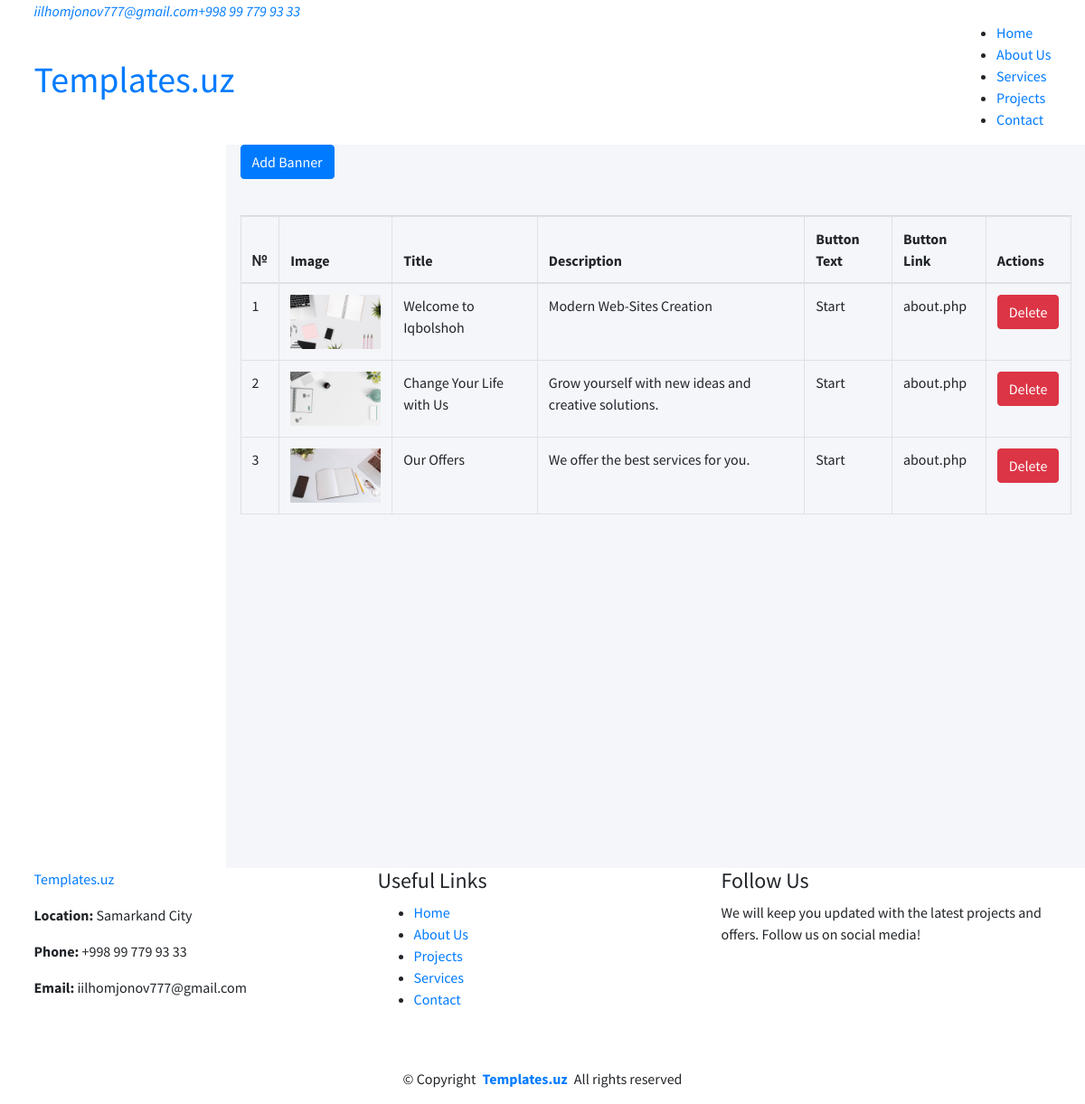
The app's page /admin/banner.php (signed in) with its own data.
### tables this page shows
CREATE TABLE contact_box (
    id INT AUTO_INCREMENT PRIMARY KEY,
    title VARCHAR(255),
    value VARCHAR(255),
    icon VARCHAR(255)
);

CREATE TABLE banners (
    id INT AUTO_INCREMENT PRIMARY KEY,
    image VARCHAR(255) NOT NULL,
    title VARCHAR(255) NOT NULL,
    description TEXT NOT NULL,
    button_text VARCHAR(100) NOT NULL,
    button_link VARCHAR(255) NOT NULL
);

### config.php (called while the page is built, shortened)
<?php
class Database
{
    private $conn;
    public function __construct()
    {
        $this->conn = new mysqli(DB_SERVER, DB_USERNAME, DB_PASSWORD, DB_NAME);
    }
    public function executeQuery($sql, $params = [], $types = "")
    {
        $result = $this->conn->prepare($sql);
        if (!$result->execute()) {
            return "Execution error: " . $result->error;
        }
        return $result;
    }
    public function select($table, $columns = "*", $condition = "", $params = [], $types = "")
    {
        $sql = "SELECT $columns FROM $table" . ($condition ? " WHERE $condition" : "");
        $result = $this->executeQuery($sql, $params, $types);
        return $result->get_result()->fetch_all(MYSQLI_ASSOC);
    }
}

### admin/check.php (called while the page is built, shortened)
<?php
include '../config.php';
$query = new Database();

### admin/banner.php (the view, shortened to what this page needs)
<?php include 'check.php'; ?>
<?php
$banners = $query->select('banners', '*');
?>
<!DOCTYPE html>
<html lang="en">
<head>
    <?php include 'includes/css.php'; ?>
</head>
<body class="hold-transition sidebar-mini">
    <div class="wrapper">
        <?php include 'includes/header.php' ?>
        <div class="content-wrapper">
            <section class="content">
                <div class="container-fluid">
                    <button type="button" class="btn btn-primary mb-3" data-toggle="modal"
                        data-target="#addBannerModal">
                        Add Banner
                    </button>
                    <div class="card-header">
                    </div>
                    <table class="table table-bordered">
                        <thead>
                            <tr>
                                <th>№</th>
                                <th>Image</th>
                                <th>Title</th>
                                <th>Description</th>
                                <th>Button Text</th>
                                <th>Button Link</th>
                                <th>Actions</th>
                            </tr>
                        </thead>
                        <tbody>
                            <?php foreach ($banners as $index => $banner): ?>
                                <tr>
                                    <td><?php echo $index + 1 ?></td>
                                    <td><img src="../assets/img/banners/<?php echo $banner['image']; ?>"
                                            alt="<?php echo $banner['title']; ?>" width="100"></td>
                                    <td><?php echo $banner['title']; ?></td>
                                    <td><?php echo $banner['description']; ?></td>
                                    <td><?php echo $banner['button_text']; ?></td>
                                    <td><?php echo $banner['button_link']; ?></td>
                                    <td>
                                        <button onclick="deleteBanner(<?php echo $banner['id']; ?>)" type="button"
                                            class="btn btn-danger" onclick="deleteProduct(2)">Delete</button>
                                    </td>
                                </tr>
                            <?php endforeach; ?>
                        </tbody>
                    </table>
                </div>
            </section>
        </div>
        <?php include 'includes/footer.php'; ?>
    </div>
</body>
</html>

### admin/includes/css.php (shortened to what this page needs)
<link rel="stylesheet" href="https://cdnjs.cloudflare.com/ajax/libs/font-awesome/5.15.4/css/all.min.css">
<link rel="stylesheet" href="../assets/css/adminlte.min.css">
<link rel="stylesheet" href="../assets/css/sweetalert2-theme-bootstrap-4.css">
<link rel="stylesheet" href="../assets/css/toastr.min.css">

### includes/header.php (shortened to what this page needs)
<?php $contact_boxData = $query->select('contact_box'); ?>
<header id="header" class="header sticky-top">
    <div class="topbar d-flex align-items-center dark-background">
        <div class="container d-flex justify-content-center justify-content-md-between">
            <div class="contact-info d-flex align-items-center">
                <i class="bi bi-envelope d-flex align-items-center">
                    <a href="mailto:<?php echo  $contact_boxData[2]['value']; ?>">
                        <?php echo  $contact_boxData[2]['value']; ?>
                    </a>
                </i>
                <i class="bi bi-phone d-flex align-items-center ms-4">
                    <span>
                        <a href="tel:<?php echo trim($contact_boxData[2]['value']); ?>">
                            <?php echo $contact_boxData[1]['value']; ?>
                        </a>
                    </span>
                </i>
            </div>
        </div>
    </div>
    <div class="branding">
        <div class="container position-relative d-flex align-items-center justify-content-between">
            <a href="./" class="logo d-flex align-items-center">
                <h1 class="sitename">Templates.uz<br></h1>
            </a>
            <?php $current_page = basename($_SERVER['PHP_SELF']); ?>
            <nav id="navmenu" class="navmenu">
                <ul>
                    <li><a href="./" class="<?= ($current_page == 'index.php') ? 'active' : ''; ?>">Home</a></li>
                    <li><a href="about.php" class="<?= ($current_page == 'about.php') ? 'active' : ''; ?>">About Us</a></li>
                    <li><a href="services.php" class="<?= ($current_page == 'services.php') ? 'active' : ''; ?>">Services</a></li>
                    <li><a href="projects.php" class="<?= ($current_page == 'projects.php') ? 'active' : ''; ?>">Projects</a></li>
                    <li><a href="contact.php" class="<?= ($current_page == 'contact.php') ? 'active' : ''; ?>">Contact</a></li>
                </ul>
            </nav>
        </div>
    </div>
</header>

### includes/footer.php (shortened to what this page needs)
<footer id="footer" class="footer position-relative dark-background">
    <div class="container footer-top">
        <div class="row gy-4">
            <div class="col-lg-4 col-md-6 col-sm-12 footer-about mb-4">
                <a href="./" class="d-flex align-items-center">
                    <span class="sitename">Templates.uz</span>
                </a>
                <div class="footer-contact pt-3">
                    <p><strong>Location:</strong> <?php echo  $contact_boxData[0]['value']; ?></p>
                    <p class="mt-3"><strong>Phone:</strong> <span onclick="window.location.href='tel:<?php echo trim($contact_boxData[2]['value']); ?>'"><?php echo $contact_boxData[1]['value']; ?></span></p>
                    <p><strong>Email:</strong> <span onclick="window.location.href='mailto:<?php echo $contact_boxData[2]['value']; ?>'"><?php echo  $contact_boxData[2]['value']; ?></span></p>
                </div>
            </div>
            <div class="col-lg-4 col-md-6 col-sm-12 footer-links mb-4">
                <h4>Useful Links</h4>
                <ul>
                    <li><i class="bi bi-chevron-right"></i> <a href="./">Home</a></li>
                    <li><i class="bi bi-chevron-right"></i> <a href="about.php">About Us</a></li>
                    <li><i class="bi bi-chevron-right"></i> <a href="projects.php">Projects</a></li>
                    <li><i class="bi bi-chevron-right"></i> <a href="services.php">Services</a></li>
                    <li><i class="bi bi-chevron-right"></i> <a href="contact.php">Contact</a></li>
                </ul>
            </div>
            <div class="col-lg-4 col-md-12 footer-follow mb-4">
                <h4>Follow Us</h4>
                <p>We will keep you updated with the latest projects and offers. Follow us on social media!</p>
            </div>
        </div>
    </div>
    <div class="container copyright text-center mt-4">
        <p>© <span>Copyright</span> <strong class="px-1 sitename"><a href="https://templates.uz/">Templates.uz</a> </strong> <span>All rights reserved</span></p>
    </div>
</footer>

### includes/footer.php (style rules this page uses)
footer .sitename { color: var(--accent-color); }

### records on screen
contact_box: value "iilhomjonov777@gmail.com"
contact_box: value "+998 99 779 93 33"
banners: image (picture), title "Welcome to Iqbolshoh", description "Modern Web-Sites Creation", button_text "Start", button_link "about.php"
banners: image (picture), title "Change Your Life with Us", description "Grow yourself with new ideas and creative solutions.", button_text "Start", button_link "about.php"
banners: image (picture), title "Our Offers", description "We offer the best services for you.", button_text "Start", button_link "about.php"
contact_box: value "Samarkand City"
